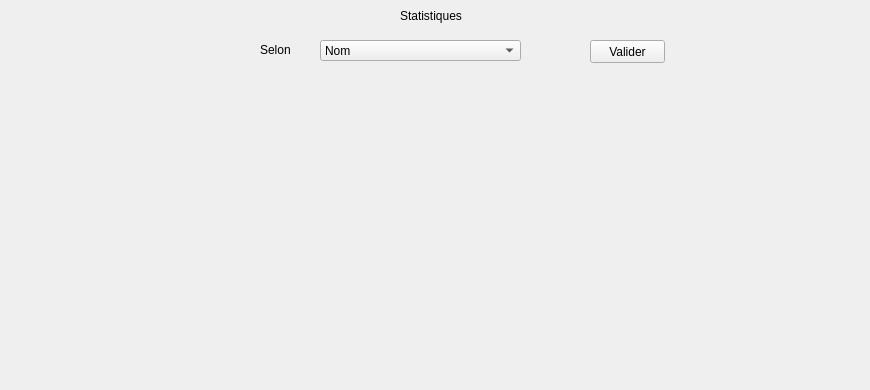
        <widget class="QWidget" name="tab_24">
         <attribute name="title">
          <string>essai</string>
         </attribute>
         <widget class="QCustomPlot" name="plot" native="true">
          <property name="geometry">
           <rect>
            <x>20</x>
            <y>70</y>
            <width>421</width>
            <height>311</height>
           </rect>
          </property>
         </widget>
         <widget class="QCustomPlot" name="customPlot" native="true">
          <property name="geometry">
           <rect>
            <x>480</x>
            <y>70</y>
            <width>381</width>
            <height>311</height>
           </rect>
          </property>
         </widget>
         <widget class="QPushButton" name="pb_stat">
          <property name="geometry">
           <rect>
            <x>590</x>
            <y>40</y>
            <width>75</width>
            <height>23</height>
           </rect>
          </property>
          <property name="text">
           <string>Valider</string>
          </property>
         </widget>
         <widget class="QLabel" name="label_35">
          <property name="geometry">
           <rect>
            <x>260</x>
            <y>40</y>
            <width>31</width>
            <height>20</height>
           </rect>
          </property>
          <property name="text">
           <string>Selon</string>
          </property>
         </widget>
         <widget class="QComboBox" name="choix_stat">
          <property name="geometry">
           <rect>
            <x>320</x>
            <y>40</y>
            <width>201</width>
            <height>21</height>
           </rect>
          </property>
          <item>
           <property name="text">
            <string>Nom</string>
           </property>
          </item>
          <item>
           <property name="text">
            <string>Type</string>
           </property>
          </item>
          <item>
           <property name="text">
            <string>Etat</string>
           </property>
          </item>
         </widget>
         <widget class="QLabel" name="label_34">
          <property name="geometry">
           <rect>
            <x>400</x>
            <y>0</y>
            <width>101</width>
            <height>31</height>
           </rect>
          </property>
          <property name="styleSheet">
           <string notr="true">font: 15pt &quot;Calibri&quot;;</string>
          </property>
          <property name="text">
           <string>Statistiques </string>
          </property>
         </widget>
        </widget>
